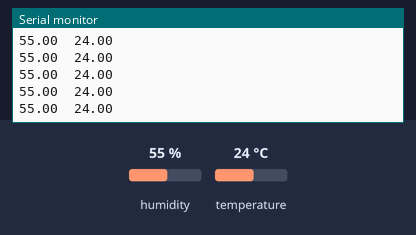
Recording of a sketch running on a simulated Arduino Uno, built with avr-gcc and run on an emulated ATmega328P. Shown: the last lines printed to the serial monitor. The test bench sets the inputs (shaded band); at power-on: humidity 55 %, temperature 24 °C.

Above: at 2.8 s.
2.9 s: humidity set to 22 %
At 4.5 s:
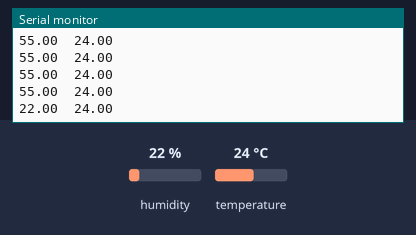
5.6 s: temperature set to 12 °C
At 6.0 s:
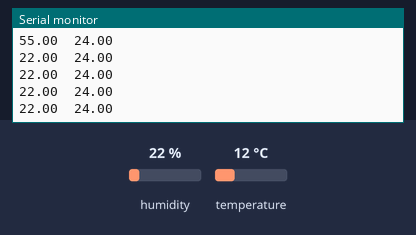
8.3 s: humidity set to 40 %
At 9.0 s:
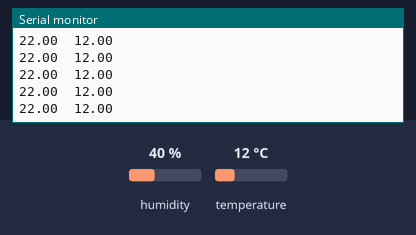
Timing chart, 0 to 11.3 s (numbered marks = the images above; inputs shaded):
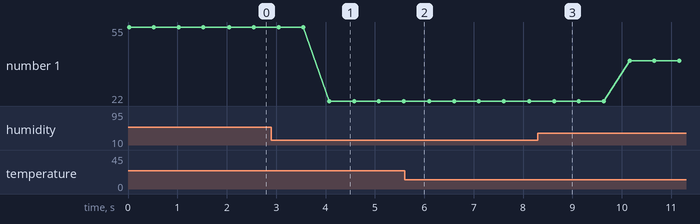

Measured:
- after the input at 2.9 s, the serial monitor: prints a new line after 1.2 s (image 1)
- plotted number 1: 55 → 22 after the input at 2.9 s, 22 → 40 after the input at 8.3 s

The sketch:

TesteTemperaturaHumidade.ino
```cpp
#include "DHT.h"

#define DHTPIN 12
#define DHTTYPE DHT11

DHT dht(DHTPIN, DHTTYPE);

void setup()
{
  Serial.begin(9600);
  Serial.println("lendo as temp e umidade!");
  dht.begin();
}

void loop()
{

  float h = dht.readHumidity();
  float t = dht.readTemperature();
  if (isnan(t) || isnan(h))
  {
    Serial.println("Failed to read from DHT");
  }
  else
  {
    //Serial.print("Umidade: ");
    Serial.print(h);
    Serial.print("\t");
    //Serial.print("Temperatura: ");
    Serial.print(t);
   Serial.print(" \n");
   // Serial.println(" *C");
    delay(500);
  }
}
```
